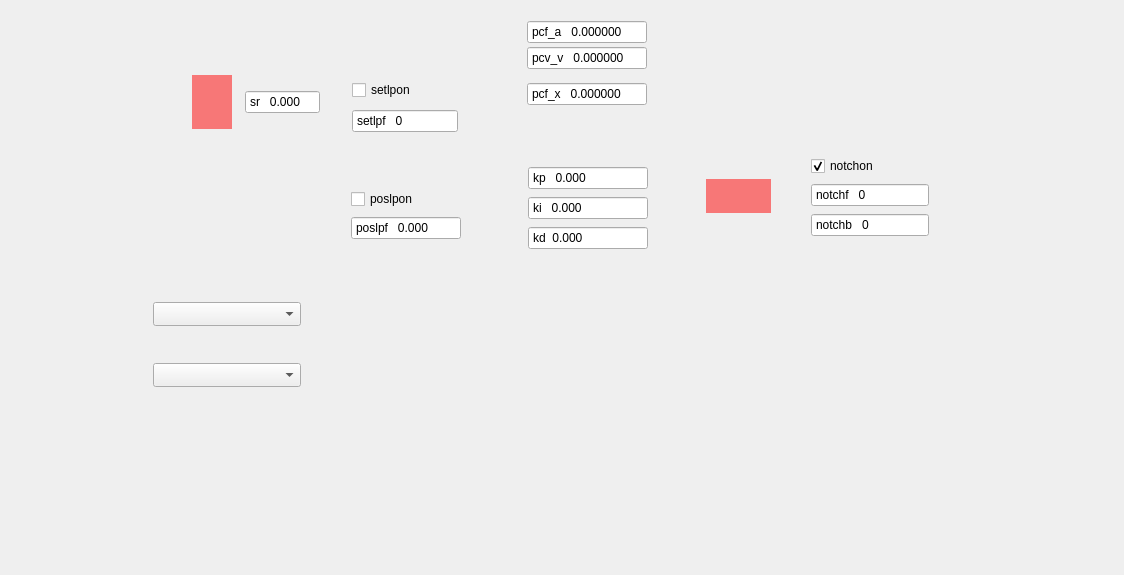
<?xml version="1.0" encoding="UTF-8"?>
<ui version="4.0">
 <class>nv200ControllerWidget</class>
 <widget class="QFrame" name="nv200ControllerWidget">
  <property name="geometry">
   <rect>
    <x>0</x>
    <y>0</y>
    <width>1124</width>
    <height>575</height>
   </rect>
  </property>
  <property name="windowTitle">
   <string>Frame</string>
  </property>
  <property name="autoFillBackground">
   <bool>false</bool>
  </property>
  <property name="styleSheet">
   <string notr="true">#nv200ControllerWidget{
background-image: url(:/assets/images/nv200_controller_structure.png);
background-repeat: no-repeat;}</string>
  </property>
  <widget class="QDoubleSpinBox" name="srSpinBox">
   <property name="geometry">
    <rect>
     <x>245</x>
     <y>90</y>
     <width>75</width>
     <height>24</height>
    </rect>
   </property>
   <property name="sizePolicy">
    <sizepolicy hsizetype="Fixed" vsizetype="Fixed">
     <horstretch>0</horstretch>
     <verstretch>0</verstretch>
    </sizepolicy>
   </property>
   <property name="toolTip">
    <string>&lt;html&gt;&lt;head/&gt;&lt;body&gt;&lt;p&gt;&lt;span style=&quot; font-weight:700;&quot;&gt;Sew Rate Limit&lt;/span&gt;&lt;/p&gt;&lt;p&gt;Sets the slew rate limit (% per millisecond). Limits how fast the value can change over time.&lt;/p&gt;&lt;p&gt;Range: 0.0000008 to 2000.0 %/ms.  &lt;/p&gt;&lt;p&gt;2000 disables the limit.&lt;/p&gt;&lt;/body&gt;&lt;/html&gt;</string>
   </property>
   <property name="alignment">
    <set>Qt::AlignmentFlag::AlignLeading|Qt::AlignmentFlag::AlignLeft|Qt::AlignmentFlag::AlignVCenter</set>
   </property>
   <property name="buttonSymbols">
    <enum>QAbstractSpinBox::ButtonSymbols::NoButtons</enum>
   </property>
   <property name="prefix">
    <string>sr   </string>
   </property>
   <property name="decimals">
    <number>3</number>
   </property>
  </widget>
  <widget class="QSpinBox" name="setlpfSpinBox">
   <property name="geometry">
    <rect>
     <x>352</x>
     <y>109</y>
     <width>106</width>
     <height>24</height>
    </rect>
   </property>
   <property name="toolTip">
    <string>&lt;html&gt;&lt;head/&gt;&lt;body&gt;&lt;p&gt;&lt;span style=&quot; font-weight:700;&quot;&gt;Setpoint Lowpass Filter On&lt;/span&gt;&lt;/p&gt;&lt;p&gt;Enables or disables the setpoint lowpass filter. &lt;/p&gt;&lt;p&gt;When enabled, it smooths rapid changes in the setpoint to reduce oscillations and improve system stability.&lt;/p&gt;&lt;/body&gt;&lt;/html&gt;</string>
   </property>
   <property name="buttonSymbols">
    <enum>QAbstractSpinBox::ButtonSymbols::NoButtons</enum>
   </property>
   <property name="prefix">
    <string>setlpf   </string>
   </property>
  </widget>
  <widget class="QCheckBox" name="notchonCheckBox">
   <property name="geometry">
    <rect>
     <x>811</x>
     <y>156</y>
     <width>96</width>
     <height>20</height>
    </rect>
   </property>
   <property name="toolTip">
    <string>&lt;html&gt;&lt;head/&gt;&lt;body&gt;&lt;p&gt;&lt;span style=&quot; font-weight:700;&quot;&gt;Notch Filter On&lt;/span&gt;&lt;/p&gt;&lt;p&gt;Enables or disables the notch filter.&lt;/p&gt;&lt;p&gt;When enabled, the filter attenuates specific frequency components to reduce unwanted vibrations or noise.&lt;/p&gt;&lt;/body&gt;&lt;/html&gt;</string>
   </property>
   <property name="text">
    <string>notchon</string>
   </property>
   <property name="checked">
    <bool>true</bool>
   </property>
   <property name="toggleSwitch" stdset="0">
    <bool>true</bool>
   </property>
  </widget>
  <widget class="QSpinBox" name="notchbSpinBox">
   <property name="geometry">
    <rect>
     <x>811</x>
     <y>213</y>
     <width>118</width>
     <height>24</height>
    </rect>
   </property>
   <property name="toolTip">
    <string>&lt;html&gt;&lt;head/&gt;&lt;body&gt;&lt;p&gt;&lt;span style=&quot; font-weight:700;&quot;&gt;Notch Filter Bandwidth&lt;/span&gt;&lt;/p&gt;&lt;p&gt;Sets the -3 dB bandwidth of the notch filter around the center frequency.&lt;/p&gt;&lt;p&gt;Range: 1 to 10,000 Hz (maximum 2 × Notch Filter Frequency).&lt;/p&gt;&lt;p&gt;Defines the width of the frequency range that will be attenuated.&lt;/p&gt;&lt;/body&gt;&lt;/html&gt;</string>
   </property>
   <property name="buttonSymbols">
    <enum>QAbstractSpinBox::ButtonSymbols::NoButtons</enum>
   </property>
   <property name="prefix">
    <string>notchb   </string>
   </property>
  </widget>
  <widget class="QSpinBox" name="notchfSpinBox">
   <property name="geometry">
    <rect>
     <x>811</x>
     <y>183</y>
     <width>118</width>
     <height>24</height>
    </rect>
   </property>
   <property name="toolTip">
    <string>&lt;html&gt;&lt;head/&gt;&lt;body&gt;&lt;p&gt;&lt;span style=&quot; font-weight:700;&quot;&gt;Notch Filter Frequency&lt;/span&gt;&lt;/p&gt;&lt;p&gt;Sets the center frequency of the notch filter.&lt;/p&gt;&lt;p&gt;Range: 1 to 10,000 Hz.&lt;/p&gt;&lt;p&gt;This frequency is attenuated to reduce vibrations or noise at that specific frequency&lt;/p&gt;&lt;/body&gt;&lt;/html&gt;</string>
   </property>
   <property name="buttonSymbols">
    <enum>QAbstractSpinBox::ButtonSymbols::NoButtons</enum>
   </property>
   <property name="prefix">
    <string>notchf   </string>
   </property>
  </widget>
  <widget class="QDoubleSpinBox" name="kiSpinBox">
   <property name="geometry">
    <rect>
     <x>528</x>
     <y>196</y>
     <width>120</width>
     <height>24</height>
    </rect>
   </property>
   <property name="sizePolicy">
    <sizepolicy hsizetype="Fixed" vsizetype="Fixed">
     <horstretch>0</horstretch>
     <verstretch>0</verstretch>
    </sizepolicy>
   </property>
   <property name="toolTip">
    <string>&lt;html&gt;&lt;head/&gt;&lt;body&gt;&lt;p&gt;&lt;span style=&quot; font-weight:700;&quot;&gt;Integral Gain (Ki)&lt;/span&gt;&lt;/p&gt;&lt;p&gt;Sets the amplification factor of the PID controller’s integral term.&lt;/p&gt;&lt;p&gt;Range: 0 to 10,000. &lt;/p&gt;&lt;p&gt;A value of 0 disables the integral action.&lt;/p&gt;&lt;/body&gt;&lt;/html&gt;</string>
   </property>
   <property name="alignment">
    <set>Qt::AlignmentFlag::AlignLeading|Qt::AlignmentFlag::AlignLeft|Qt::AlignmentFlag::AlignVCenter</set>
   </property>
   <property name="buttonSymbols">
    <enum>QAbstractSpinBox::ButtonSymbols::NoButtons</enum>
   </property>
   <property name="prefix">
    <string>ki   </string>
   </property>
   <property name="decimals">
    <number>3</number>
   </property>
   <property name="maximum">
    <double>500.000000000000000</double>
   </property>
  </widget>
  <widget class="QDoubleSpinBox" name="pcfxSpinBox">
   <property name="geometry">
    <rect>
     <x>527</x>
     <y>82</y>
     <width>120</width>
     <height>24</height>
    </rect>
   </property>
   <property name="sizePolicy">
    <sizepolicy hsizetype="Fixed" vsizetype="Fixed">
     <horstretch>0</horstretch>
     <verstretch>0</verstretch>
    </sizepolicy>
   </property>
   <property name="toolTip">
    <string>&lt;html&gt;&lt;head/&gt;&lt;body&gt;&lt;p&gt;&lt;span style=&quot; font-weight:700;&quot;&gt;Position Feedforward Gain&lt;/span&gt;&lt;/p&gt;&lt;p&gt;Sets the feedforward gain applied to the position component in the PID controller.&lt;br/&gt;Enhances control accuracy by anticipating position errors.&lt;/p&gt;&lt;/body&gt;&lt;/html&gt;</string>
   </property>
   <property name="alignment">
    <set>Qt::AlignmentFlag::AlignLeading|Qt::AlignmentFlag::AlignLeft|Qt::AlignmentFlag::AlignVCenter</set>
   </property>
   <property name="buttonSymbols">
    <enum>QAbstractSpinBox::ButtonSymbols::NoButtons</enum>
   </property>
   <property name="prefix">
    <string>pcf_x   </string>
   </property>
   <property name="decimals">
    <number>6</number>
   </property>
  </widget>
  <widget class="QCheckBox" name="setlponCheckBox">
   <property name="geometry">
    <rect>
     <x>352</x>
     <y>80</y>
     <width>96</width>
     <height>20</height>
    </rect>
   </property>
   <property name="toolTip">
    <string>&lt;html&gt;&lt;head/&gt;&lt;body&gt;&lt;p&gt;&lt;span style=&quot; font-weight:700;&quot;&gt;Measured Position Lowpass Filter On&lt;/span&gt;&lt;/p&gt;&lt;p&gt;Enables or disables the lowpass filter applied to the measured position signal.&lt;/p&gt;&lt;p&gt;When enabled, it smooths the position data to reduce measurement noise.&lt;/p&gt;&lt;/body&gt;&lt;/html&gt;</string>
   </property>
   <property name="text">
    <string>setlpon</string>
   </property>
   <property name="toggleSwitch" stdset="0">
    <bool>true</bool>
   </property>
  </widget>
  <widget class="QDoubleSpinBox" name="pcfvSpinBox">
   <property name="geometry">
    <rect>
     <x>527</x>
     <y>46</y>
     <width>120</width>
     <height>24</height>
    </rect>
   </property>
   <property name="sizePolicy">
    <sizepolicy hsizetype="Fixed" vsizetype="Fixed">
     <horstretch>0</horstretch>
     <verstretch>0</verstretch>
    </sizepolicy>
   </property>
   <property name="toolTip">
    <string>&lt;html&gt;&lt;head/&gt;&lt;body&gt;&lt;p&gt;&lt;span style=&quot; font-weight:700;&quot;&gt;Velocity Feedforward Gain&lt;/span&gt;&lt;/p&gt;&lt;p&gt;Sets the feedforward gain applied to the velocity component in the PID controller.&lt;br/&gt;Improves response by directly contributing to the control output based on target velocity.&lt;/p&gt;&lt;/body&gt;&lt;/html&gt;</string>
   </property>
   <property name="alignment">
    <set>Qt::AlignmentFlag::AlignLeading|Qt::AlignmentFlag::AlignLeft|Qt::AlignmentFlag::AlignVCenter</set>
   </property>
   <property name="buttonSymbols">
    <enum>QAbstractSpinBox::ButtonSymbols::NoButtons</enum>
   </property>
   <property name="prefix">
    <string>pcv_v   </string>
   </property>
   <property name="decimals">
    <number>6</number>
   </property>
  </widget>
  <widget class="QDoubleSpinBox" name="kdSpinBox">
   <property name="geometry">
    <rect>
     <x>528</x>
     <y>226</y>
     <width>120</width>
     <height>24</height>
    </rect>
   </property>
   <property name="sizePolicy">
    <sizepolicy hsizetype="Fixed" vsizetype="Fixed">
     <horstretch>0</horstretch>
     <verstretch>0</verstretch>
    </sizepolicy>
   </property>
   <property name="toolTip">
    <string>&lt;html&gt;&lt;head/&gt;&lt;body&gt;&lt;p&gt;&lt;span style=&quot; font-weight:700;&quot;&gt;Derivative Gain (Kd)&lt;/span&gt;&lt;/p&gt;&lt;p&gt;Sets the amplification factor of the PID controller’s differential term.&lt;/p&gt;&lt;p&gt;Range: 0 to 10,000. &lt;/p&gt;&lt;p&gt;A value of 0 disables the derivative action.&lt;/p&gt;&lt;/body&gt;&lt;/html&gt;</string>
   </property>
   <property name="alignment">
    <set>Qt::AlignmentFlag::AlignLeading|Qt::AlignmentFlag::AlignLeft|Qt::AlignmentFlag::AlignVCenter</set>
   </property>
   <property name="buttonSymbols">
    <enum>QAbstractSpinBox::ButtonSymbols::NoButtons</enum>
   </property>
   <property name="prefix">
    <string>kd  </string>
   </property>
   <property name="decimals">
    <number>3</number>
   </property>
   <property name="maximum">
    <double>5.000000000000000</double>
   </property>
   <property name="singleStep">
    <double>0.010000000000000</double>
   </property>
  </widget>
  <widget class="QDoubleSpinBox" name="poslpfSpinBox">
   <property name="geometry">
    <rect>
     <x>351</x>
     <y>216</y>
     <width>110</width>
     <height>24</height>
    </rect>
   </property>
   <property name="sizePolicy">
    <sizepolicy hsizetype="Fixed" vsizetype="Fixed">
     <horstretch>0</horstretch>
     <verstretch>0</verstretch>
    </sizepolicy>
   </property>
   <property name="toolTip">
    <string>&lt;html&gt;&lt;head/&gt;&lt;body&gt;&lt;p&gt;&lt;span style=&quot; font-weight:700;&quot;&gt;Measured Position Lowpass Filter Cutoff&lt;/span&gt;&lt;/p&gt;&lt;p&gt;Sets the cutoff frequency of the lowpass filter applied to the measured position.&lt;/p&gt;&lt;p&gt;Higher values allow more signal detail; lower values provide stronger smoothing.&lt;/p&gt;&lt;p&gt;Range: 1 to 10,000 Hz.&lt;/p&gt;&lt;/body&gt;&lt;/html&gt;</string>
   </property>
   <property name="alignment">
    <set>Qt::AlignmentFlag::AlignLeading|Qt::AlignmentFlag::AlignLeft|Qt::AlignmentFlag::AlignVCenter</set>
   </property>
   <property name="buttonSymbols">
    <enum>QAbstractSpinBox::ButtonSymbols::NoButtons</enum>
   </property>
   <property name="prefix">
    <string>poslpf   </string>
   </property>
   <property name="decimals">
    <number>3</number>
   </property>
  </widget>
  <widget class="QDoubleSpinBox" name="pcfaSpinBox">
   <property name="geometry">
    <rect>
     <x>527</x>
     <y>20</y>
     <width>120</width>
     <height>24</height>
    </rect>
   </property>
   <property name="sizePolicy">
    <sizepolicy hsizetype="Fixed" vsizetype="Fixed">
     <horstretch>0</horstretch>
     <verstretch>0</verstretch>
    </sizepolicy>
   </property>
   <property name="toolTip">
    <string>&lt;html&gt;&lt;head/&gt;&lt;body&gt;&lt;p&gt;&lt;span style=&quot; font-weight:700;&quot;&gt;Acceleration Feedforward Gain&lt;/span&gt;&lt;/p&gt;&lt;p&gt;Sets the feedforward gain applied to the acceleration component in the PID controller.&lt;br/&gt;Helps improve control response by anticipating acceleration demands.&lt;br/&gt;Internally scaled by 1⁄1,000,000 to allow fine adjustment.&lt;/p&gt;&lt;/body&gt;&lt;/html&gt;</string>
   </property>
   <property name="alignment">
    <set>Qt::AlignmentFlag::AlignLeading|Qt::AlignmentFlag::AlignLeft|Qt::AlignmentFlag::AlignVCenter</set>
   </property>
   <property name="buttonSymbols">
    <enum>QAbstractSpinBox::ButtonSymbols::NoButtons</enum>
   </property>
   <property name="prefix">
    <string>pcf_a   </string>
   </property>
   <property name="decimals">
    <number>6</number>
   </property>
  </widget>
  <widget class="QDoubleSpinBox" name="kpSpinBox">
   <property name="geometry">
    <rect>
     <x>528</x>
     <y>166</y>
     <width>120</width>
     <height>24</height>
    </rect>
   </property>
   <property name="sizePolicy">
    <sizepolicy hsizetype="Fixed" vsizetype="Fixed">
     <horstretch>0</horstretch>
     <verstretch>0</verstretch>
    </sizepolicy>
   </property>
   <property name="toolTip">
    <string>&lt;html&gt;&lt;head/&gt;&lt;body&gt;&lt;p&gt;&lt;span style=&quot; font-weight:700;&quot;&gt;Proportional Gain (Kp)&lt;/span&gt;&lt;/p&gt;&lt;p&gt;Sets the amplification factor of the PID controller’s proportional term.&lt;/p&gt;&lt;p&gt;Range: 0 to 10,000. &lt;/p&gt;&lt;p&gt;A value of 0 disables the proportional action.&lt;/p&gt;&lt;/body&gt;&lt;/html&gt;</string>
   </property>
   <property name="alignment">
    <set>Qt::AlignmentFlag::AlignLeading|Qt::AlignmentFlag::AlignLeft|Qt::AlignmentFlag::AlignVCenter</set>
   </property>
   <property name="buttonSymbols">
    <enum>QAbstractSpinBox::ButtonSymbols::NoButtons</enum>
   </property>
   <property name="prefix">
    <string>kp   </string>
   </property>
   <property name="decimals">
    <number>3</number>
   </property>
   <property name="maximum">
    <double>5.000000000000000</double>
   </property>
   <property name="singleStep">
    <double>0.010000000000000</double>
   </property>
  </widget>
  <widget class="QCheckBox" name="poslponCheckBox">
   <property name="geometry">
    <rect>
     <x>351</x>
     <y>189</y>
     <width>105</width>
     <height>20</height>
    </rect>
   </property>
   <property name="toolTip">
    <string>&lt;html&gt;&lt;head/&gt;&lt;body&gt;&lt;p&gt;&lt;span style=&quot; font-weight:700;&quot;&gt;Measured Position Lowpass Filter On&lt;/span&gt;&lt;/p&gt;&lt;p&gt;Enables or disables the lowpass filter applied to the measured position.&lt;/p&gt;&lt;p&gt;When enabled, it smooths the position signal to reduce noise before further processing.&lt;/p&gt;&lt;/body&gt;&lt;/html&gt;</string>
   </property>
   <property name="text">
    <string>poslpon</string>
   </property>
   <property name="toggleSwitch" stdset="0">
    <bool>true</bool>
   </property>
  </widget>
  <widget class="SvgCycleWidget" name="modsrcToggleWidget" native="true">
   <property name="geometry">
    <rect>
     <x>192</x>
     <y>75</y>
     <width>40</width>
     <height>54</height>
    </rect>
   </property>
   <property name="toolTip">
    <string>&lt;html&gt;&lt;head/&gt;&lt;body&gt;&lt;p&gt;&lt;span style=&quot; font-weight:700;&quot;&gt;Setpoint Signal Source&lt;/span&gt;&lt;/p&gt;&lt;p&gt;Selects the input source for the control setpoint.&lt;/p&gt;&lt;p&gt;Options:&lt;br/&gt;0 = Set command via USB or Ethernet&lt;br/&gt;1 = Analog Input&lt;br/&gt;2 = SPI&lt;br/&gt;3 = Arbitrary Waveform Generator&lt;/p&gt;&lt;/body&gt;&lt;/html&gt;</string>
   </property>
   <property name="styleSheet">
    <string notr="true">#modsrcToggleWidget {background: #80ff0000;}</string>
   </property>
  </widget>
  <widget class="SvgCycleWidget" name="clToggleWidget" native="true">
   <property name="geometry">
    <rect>
     <x>706</x>
     <y>179</y>
     <width>65</width>
     <height>34</height>
    </rect>
   </property>
   <property name="toolTip">
    <string>&lt;html&gt;&lt;head/&gt;&lt;body&gt;&lt;p&gt;&lt;span style=&quot; font-weight:700;&quot;&gt;Control Loop Mode&lt;/span&gt;&lt;/p&gt;&lt;p&gt;Selects between open-loop and closed-loop control modes for the PID controller.&lt;/p&gt;&lt;/body&gt;&lt;/html&gt;</string>
   </property>
   <property name="styleSheet">
    <string notr="true">#clToggleWidget {background: #80ff0000;}</string>
   </property>
  </widget>
  <widget class="QComboBox" name="monsrcComboBox">
   <property name="geometry">
    <rect>
     <x>153</x>
     <y>302</y>
     <width>148</width>
     <height>24</height>
    </rect>
   </property>
  </widget>
  <widget class="QComboBox" name="spiSrcComboBox">
   <property name="geometry">
    <rect>
     <x>153</x>
     <y>363</y>
     <width>148</width>
     <height>24</height>
    </rect>
   </property>
  </widget>
 </widget>
 <customwidgets>
  <customwidget>
   <class>SvgCycleWidget</class>
   <extends>QWidget</extends>
   <header location="global">pisoworks.svg_cycle_widget</header>
   <container>1</container>
  </customwidget>
 </customwidgets>
 <resources>
  <include location="pisoworks.pisoworks.qrc"/>
 </resources>
 <connections/>
 <designerdata>
  <property name="gridDeltaX">
   <number>10</number>
  </property>
  <property name="gridDeltaY">
   <number>10</number>
  </property>
  <property name="gridSnapX">
   <bool>false</bool>
  </property>
  <property name="gridSnapY">
   <bool>false</bool>
  </property>
  <property name="gridVisible">
   <bool>true</bool>
  </property>
 </designerdata>
</ui>
